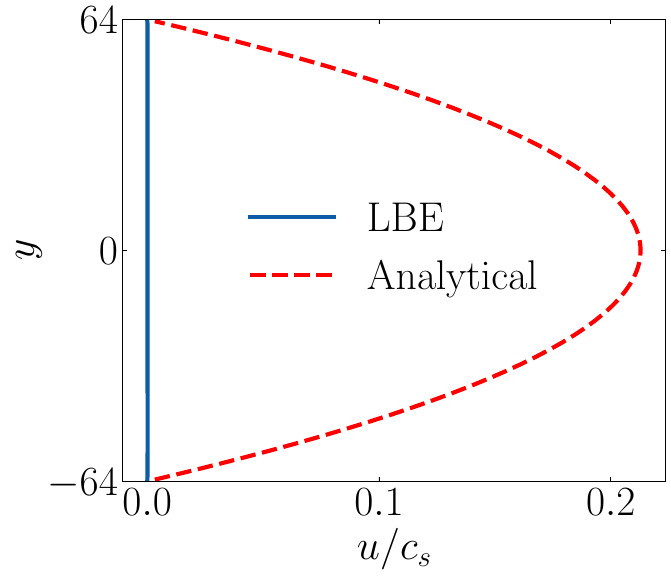

The script that saved this image:
import numpy as np
from pathlib import Path
from natsort import natsorted
import h5py
import matplotlib as mpl
import matplotlib.pyplot as plt
import scienceplots

plt.style.use('science')
mpl.rcParams['lines.linewidth'] = 3
plt.rcParams.update({'font.size': 30})


data_path = Path(".")
data_files = data_path.glob("data_*.h5")
data_files = natsorted(data_files, key=lambda x: x.name)
n_files = len(data_files)

with h5py.File(data_files[-1], 'r') as data_file:
    rho = np.array(data_file["rho"])
    u = np.array(data_file["u"])

print(rho[0,0])

NX = 32
NY = 128
d = NY/2.0
y = np.arange(-d + 1/2, d, 1)
nu = 1.0/3.0*(1.0-0.5)
c_s = np.sqrt(1.0/3.0)
F = 1e-5
u_exact = np.array([F/(2*nu)*(d**2 - y_i**2) for y_i in y])

fig, ax = plt.subplots(figsize=(7, 6.0))

ax.plot(u[NX//2,:]/c_s, y, label="LBE")
ax.plot(u_exact/c_s, y, ls="--", label="Analytical", color="red")
ax.tick_params(axis='y', which='minor', left=False, right=False)
ax.tick_params(axis='x', which='minor', bottom=False, top=False)
ax.set_xlabel("$u/c_s$")
ax.set_ylabel("$y$")
ax.set_ylim(-64, 64)
ax.set_yticks([-64, 0, 64])
ax.legend()

plt.savefig("poiseuille-pressure.pdf")

